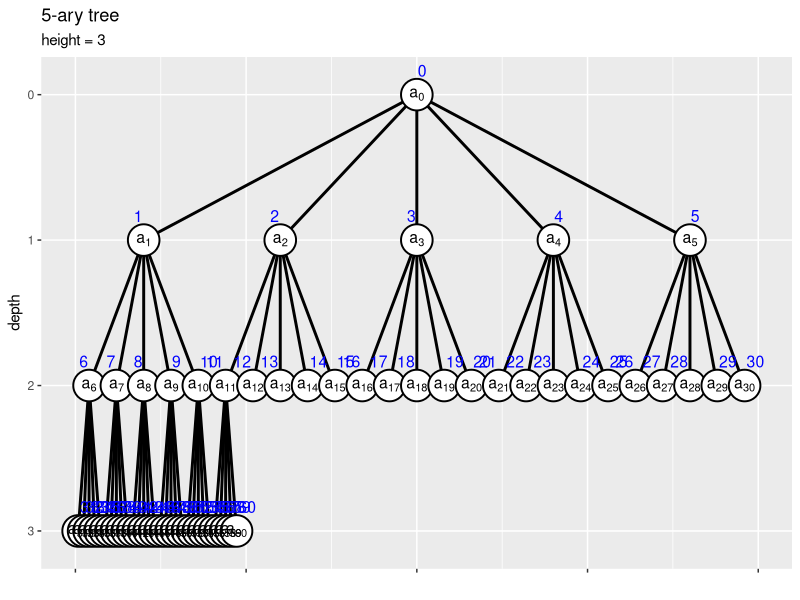

This figure's R source:

# N-aryツリーの作図 -------------------------------------------------------------

# 利用パッケージ
library(tidyverse)

# チェック用
library(ggplot2)


# n分木の作成 ------------------------------------------------------------------

### ・関数の作成 -----

# 深さカウント関数を作成
count_depth <- function(index, base, depth_cnt = 0) {
  
  # 親インデックスを計算
  parent_index <- ceiling(index / base) - 1
  
  # 深さをカウント
  depth_cnt <- depth_cnt + 1
  
  # 親が根なら終了
  if(parent_index <= 0) return(depth_cnt)
  
  # 深さを計算
  depth_cnt <- count_depth(parent_index, base, depth_cnt)
  
  # 深さを出力
  return(depth_cnt)
}

# 深さ計算関数(スカラ)を作成
index_to_depth <- function(index, base) {
  
  # 深さを作成
  depth_cnt <- 0
  
  # 根なら終了
  if(index == 0) return(depth_cnt)
  
  # 深さを計算
  depth_cnt <- count_depth(index, base, depth_cnt)
  
  # 深さを出力
  return(depth_cnt)
}

# 深さ計算関数(ベクトル)を作成
depth <- function(index, base) {
  
  # 深さの受け皿を初期化
  depth <- rep(0, times = length(index))
  
  # 要素ごとに処理
  for(i in seq_along(index)) {
    
    # 深さを計算
    depth[i] <- index_to_depth(index[i], base)
  }
  
  # 深さを出力
  return(depth)
}

# 最小インデックス計算関数(スカラ)を作成
depth_to_min_index <- function(depth, base) {
  
  # インデックスの最小値を初期化
  index <- 0
  
  # 根なら終了
  if(depth == 0) return(index)
  
  # 深さごとに処理
  for(h in 1:depth) {
    
    # インデックスの最小値を計算
    index <- index * base + 1
  }
  
  # 最小インデックスを出力
  return(index)
}

# 最小インデックス計算関数(ベクトル)を作成
min_index <- function(depth, base) {
  
  # インデックスの受け皿を作成
  index <- rep(0, times = length(depth))
  
  # 要素ごとに処理
  for(i in seq_along(depth)) {
    
    # 最小インデックスを計算
    index[i] <- depth_to_min_index(depth[i], base)
  }
  
  # 最小インデックスを出力
  return(index)
}


### ・作図 -----

# 分岐数を指定
b <- 5

# ノード数を指定
N <- 61

# (簡易的に)値を作成
a <- 1:N

# ラベル位置の調整値を指定
d <- 0.6

# ノードの座標を作成
node_df <- tibble::tibble(
  value   = a, 
  index   = 0:(N-1), 
  depth   = depth(index, b), 
  col_idx = index - min_index(depth, b) + 1, # 深さごとのノード番号
  coord_x = (col_idx * 2 - 1) * 1/(min_index(depth+1, b) - min_index(depth, b)), 
  label_offset = dplyr::case_when(
    depth >= 3 ~ 0.5 - d, # 指定した深さ以降は全て指定した位置に配置:(深さと符号を指定)
    (index-1)%%b <  0.5*b ~ 0.5 + d, # 中より左の分岐は左に配置
    (index-1)%%b >= 0.5*b ~ 0.5 - d  # 中と右の分岐は右に配置
  ) # ラベル位置を左右にズラす
)

# エッジの座標を作成
edge_df <- dplyr::bind_rows(
  # 子ノードの座標
  node_df |> 
    dplyr::filter(depth > 0) |> # 根を除去
    dplyr::mutate(
      edge_id   = index, 
      node_type = "childe" # (確認用)
    ), 
  # 親ノードの座標
  node_df |> 
    dplyr::filter(depth > 0) |> # 根を除去
    dplyr::mutate(
      edge_id   = index, 
      node_type = "parent", # (確認用)
      depth   = depth - 1, 
      index   = ceiling(index / b) - 1, 
      col_idx = index - min_index(depth, b) + 1, # 深さごとのノード番号
      coord_x = (col_idx * 2 - 1) * 1/(min_index(depth+1, b) - min_index(depth, b)), 
    )
) |> 
  dplyr::select(!label_offset) |> 
  dplyr::arrange(edge_id, depth)


# ツリーの高さを取得
max_h <- depth(N-1, b)

# 縦方向の余白の調整値を指定
d <- 0.1

# 二分木を作図
ggplot() + 
  geom_path(data = edge_df, 
            mapping = aes(x = coord_x, y = depth, group = edge_id), 
            linewidth = 1) + # エッジ
  geom_point(data = node_df, 
             mapping = aes(x = coord_x, y = depth), 
             size = 10, shape = "circle filled", fill = "white", stroke = 1) + # ノード
  # geom_text(data = node_df, 
  #           mapping = aes(x = coord_x, y = depth, label = value), 
  #           size = 5) + # 値ラベル
  geom_text(data = node_df, 
            mapping = aes(x = coord_x, y = depth, label = paste0("a[", index, "]")), parse = TRUE, 
            size = 4) + # 要素ラベル
  geom_text(data = node_df, 
            mapping = aes(x = coord_x, y = depth, label = index, hjust = label_offset), 
            size = 4, vjust = -1.5, color = "blue") + # 位置ラベル
  scale_x_continuous(labels = NULL, name = "") + 
  scale_y_reverse(breaks = 0:max_h, minor_breaks = FALSE) + 
  coord_cartesian(xlim = c(0, 2), ylim = c(max_h+d, -d)) + # 表示範囲
  labs(title = paste0(b, "-ary tree"), 
       subtitle = paste0("height = ", max_h), 
       y = "depth")


